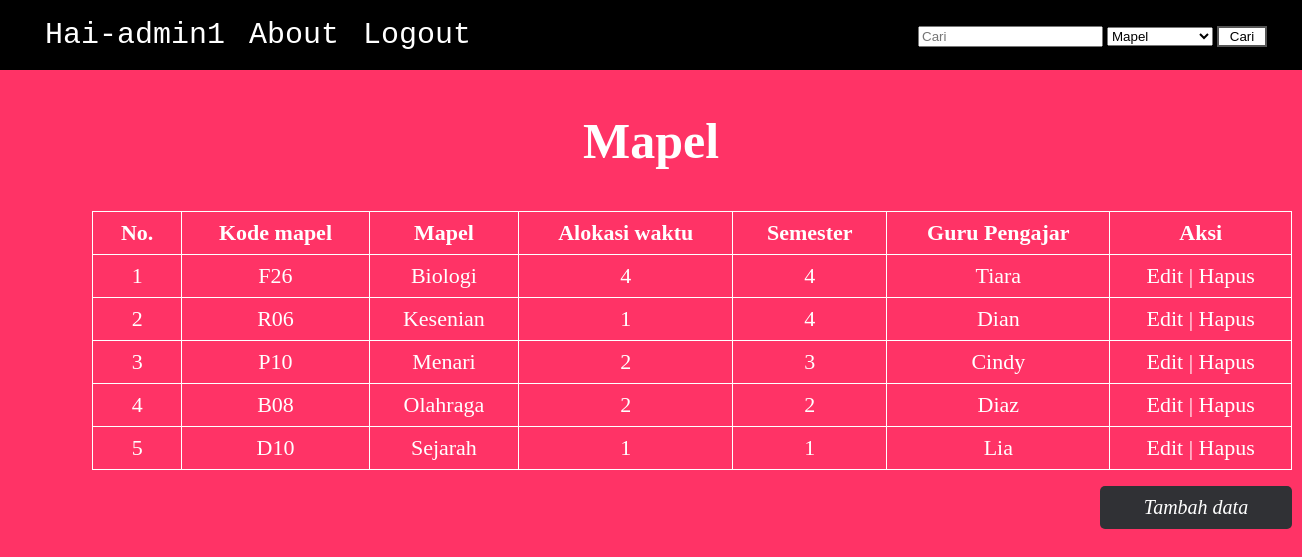
Page /mapel/read.php (signed in) on the committed database.
### tables this page shows
CREATE TABLE `t_mapel` (
  `kode_mapel` char(3) NOT NULL,
  `mapel` varchar(100) DEFAULT NULL,
  `alokasi_waktu` int(2) DEFAULT NULL,
  `semester` int(2) DEFAULT NULL,
  `kode_guru` int(3) DEFAULT NULL
);

CREATE TABLE `t_guru` (
  `kode_guru` int(3) NOT NULL,
  `nama_guru` varchar(100) DEFAULT NULL,
  `jumlah_jam` int(2) DEFAULT NULL,
  `alamat` text,
  `telp` varchar(15) DEFAULT NULL,
  `email` varchar(50) DEFAULT NULL
);

### mapel/read.php (the view, shortened to what this page needs)
<?php
  include '../connect.php';
  $username = $_SESSION['t_user'];
  $query = "SELECT kode_mapel, mapel, alokasi_waktu, semester, nama_guru
            FROM t_mapel LEFT JOIN t_guru
            USING (kode_guru)
            ORDER BY (mapel)";
  $result = mysqli_query($connect, $query);
  $num = mysqli_num_rows($result);
 ?>
<!DOCTYPE html>
<html>
  <head>
  </head>
  <body>
       <header>
           <div class="wrapper">
             <div id="pilihan">
             <nav>
               <ul>
                 <li class="dropdown">
                     <a href="#" class="dropbtn"> Hai-<?php echo $username; ?> </a>
                 </li>
                 <li class="dropdown">
                     <a href="javascript:void(0)" class="dropbtn"> About </a>
                 </li>
                 <li class="dropdown">
                     <a href="../login/logout.php" class="dropbtn"> Logout </a>
                 </li>
               </ul>
             </nav>
           </div>
           <div class="cari">
             <form action="search.php" method="get" class="cari">
             <input type="search" name="cari" placeholder="Cari" id="src">
             <select name="kategori" id="drop" >
             <option value="mapel"> Mapel </option>
             </select>
             <input type="submit" value="Cari" class="button1" onclick="return validasiSearch()">
           </div>
           </div>
       </header>
    <h2> Mapel </h2>
        <table border='1' class="table1">
          <tr>
            <th> No. </th>
            <th> Kode mapel </th>
            <th> Mapel </th>
            <th> Alokasi waktu </th>
            <th> Semester </th>
            <th> Guru Pengajar </th>
            <th> Aksi </th>
          </tr>
          <?php
            if ($num > 0)
            {
              $no = 1;
              while ($data = mysqli_fetch_assoc($result)) { ?>
                <tr>
                    <td><?php echo $no; ?></td>
                    <td><?php echo $data['kode_mapel'] ?></td>
                    <td><?php echo $data['mapel'] ?></td>
                    <td><?php echo $data['alokasi_waktu'] ?></td>
                    <td><?php echo $data['semester'] ?></td>
                    <td>
                      <?php
                        if ($data['nama_guru'] != NULL)
                        {
                          echo $data['nama_guru'];
                        }
                        else {
                          echo "-";
                        }
                       ?>
                    </td>
                    <td>
                      <a href ="form-update.php?kode_mapel=<?php echo $data['kode_mapel'];?>"> Edit </a> |
                      <a href ="delete.php?kode_mapel=<?php echo $data['kode_mapel']; ?>"onclick="return confirm('Anda yakin ingin menghapus data?')"> Hapus </a>
                    </td>
            <?php
                  $no++;
              }
            }
            else
            {
              echo "<tr><td colspan='3> Tidak ada data </td></tr>";
            }
           ?>
        </table>
    <p>
    <button class="button" style="vertical-align:middle">
      <span>
        <a href="form-create.php"> Tambah data </a>
      </span>
    </button>
    </p>
  </body>
</html>

### mapel/read.php (style rules this page uses)
body { margin: 0; padding: 0; background-color: #ff3366; }
h2 { font-family: Footlight MT Light; text-align: center; font-size: 50px; color: white; }
.table1 { font-family: Tekton Pro; font-size: 22px; color: white; border-collapse: collapse; margin-left: 92px; width: 1200px; height: 250px; text-align: center; border-collapse: collapse; }
.table1, th, td { border: 1.5px solid white; padding: 8px 20px; }
header { background-color: #000; padding: 8px 0; overflow: hidden; padding-left: 35px; padding-right: 35px; }
form { float: right; padding-top: 18px; }
#pilihan { float: left; }
.button1 { background-color: white; color: black; border: 2px solid #555555; width: 50px; }
nav a { font-family: monospace; font-size: 30px; text-decoration: none; color: white; }
li { display: inline-block; padding: 10px; }
ul { list-style-type: none; margin: 0; padding: 0; overflow: hidden; background-color: #000; }
li a, .dropbtn { display: inline-block; color: white; text-align: center; text-decoration: none; }
li.dropdown { display: inline-block; }
td a { color: white; text-decoration: none; }
.button { display: inline-block; border-radius: 5px; background-color: #303135; border: none; color: #FFFFFF; text-align: center; font-size: 20px; padding: 10px; width: 192px; transition: all 0.5s; cursor: pointer; margin-left: 1100px; font-style: italic; font-family: serif; }
.button span { cursor: pointer; display: inline-block; position: relative; transition: 0.5s; }
.button span:after { content: '\00bb'; position: absolute; opacity: 0; top: 0; right: -20px; transition: 0.5s; }
.button a { text-decoration: none; color: white; }

### rows in the picture
t_mapel: kode_mapel "F26", mapel "Biologi", alokasi_waktu "4", semester "4", kode_guru.nama_guru "Tiara"
t_mapel: kode_mapel "R06", mapel "Kesenian", alokasi_waktu "1", semester "4", kode_guru.nama_guru "Dian"
t_mapel: kode_mapel "P10", mapel "Menari", alokasi_waktu "2", semester "3", kode_guru.nama_guru "Cindy"
t_mapel: kode_mapel "B08", mapel "Olahraga", alokasi_waktu "2", semester "2", kode_guru.nama_guru "Diaz"
t_mapel: kode_mapel "D10", mapel "Sejarah", alokasi_waktu "1", semester "1", kode_guru.nama_guru "Lia"

### other values in the picture
$username "admin1"
